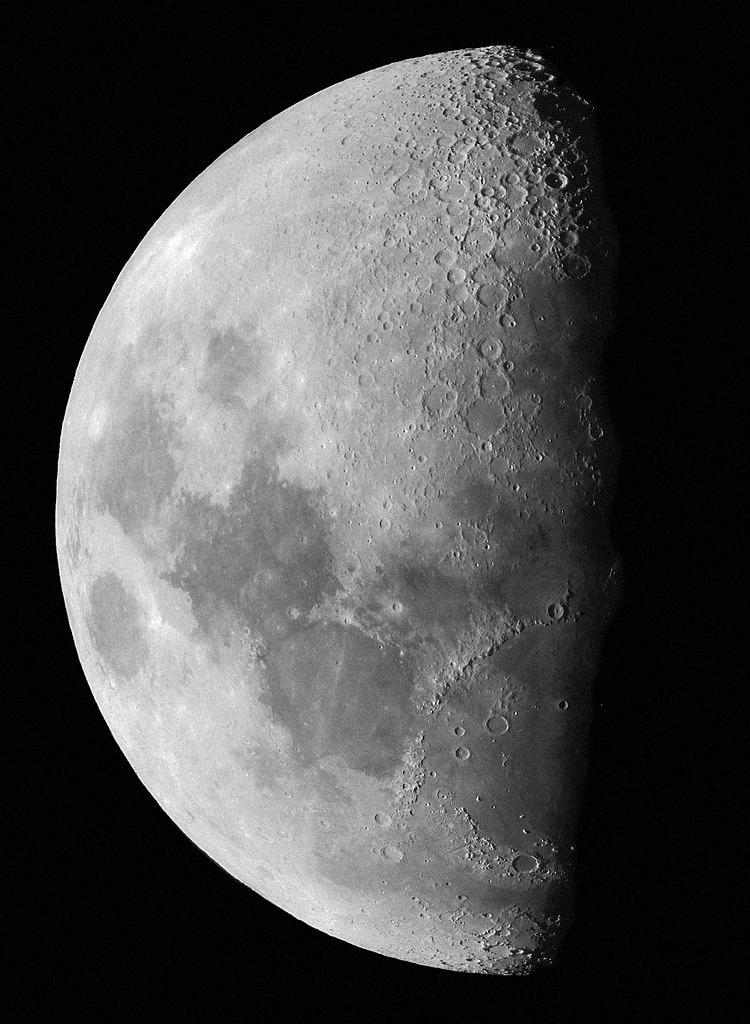
#> input picture pythonProject4/img/bt1/moon.jpg, 750 x 1024 px
$ python hw1_bt1.py
#> lines starting #> are read from the running program, lines starting #| are printed output that depends on the picture
import numpy as np
import matplotlib.pyplot as plt
import cv2 as cv2


# Create figure
plt.figure(figsize=(12, 9))

# Read original image
OG_img = cv2.imread('img/bt1/moon.jpg', cv2.IMREAD_GRAYSCALE)
#> OG_img is the input picture: shape (1024, 750); min 0, max 255, mean 75.4

# Using CLAHE
CLH = cv2.createCLAHE(clipLimit=2.0, tileGridSize=(8, 8))
enhanced_image1 = CLH.apply(OG_img)
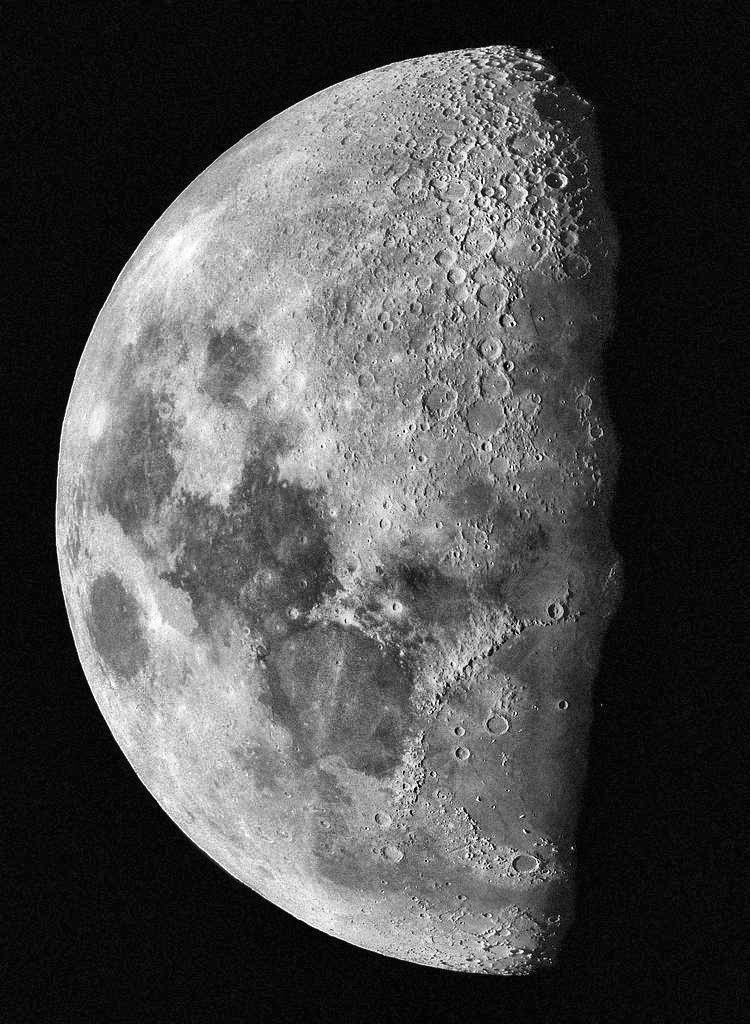
#> enhanced_image1: shape (1024, 750); min 0, max 255, mean 76.8

# Show OG image
plt.subplot(2, 2, 1)
plt.imshow(cv2.cvtColor(OG_img, cv2.COLOR_BGR2RGB))
plt.title('Original image')

# Show enhanced image
plt.subplot(2, 2, 2)
plt.imshow(cv2.cvtColor(enhanced_image1, cv2.COLOR_BGR2RGB))
plt.title('Contrast limit histogram equalization')

# Show histogram for OG image
hist_original = cv2.calcHist([OG_img], [0], None, [256], [0, 256])
#> hist_original = 256 values, max 102420 at index 2, min 51 at index 253, mean 3000
plt.subplot(2, 2, 3)
plt.bar(np.arange(256), hist_original.ravel())
plt.xlabel('Gray level')
plt.xlim([0, 255])
plt.title('Histogram of original image')

# Show histogram for enhanced image
hist_enhanced = cv2.calcHist([enhanced_image1], [0], None, [256], [0, 256])
#> hist_enhanced = 256 values, max 63524 at index 9, min 12 at index 0, mean 3000
plt.subplot(2, 2, 4)
plt.bar(np.arange(256), hist_enhanced.ravel())
plt.xlabel('Gray level')
plt.xlim([0, 255])
plt.title('Histogram of contrast limit histogram equalization')

# Show result
plt.show()
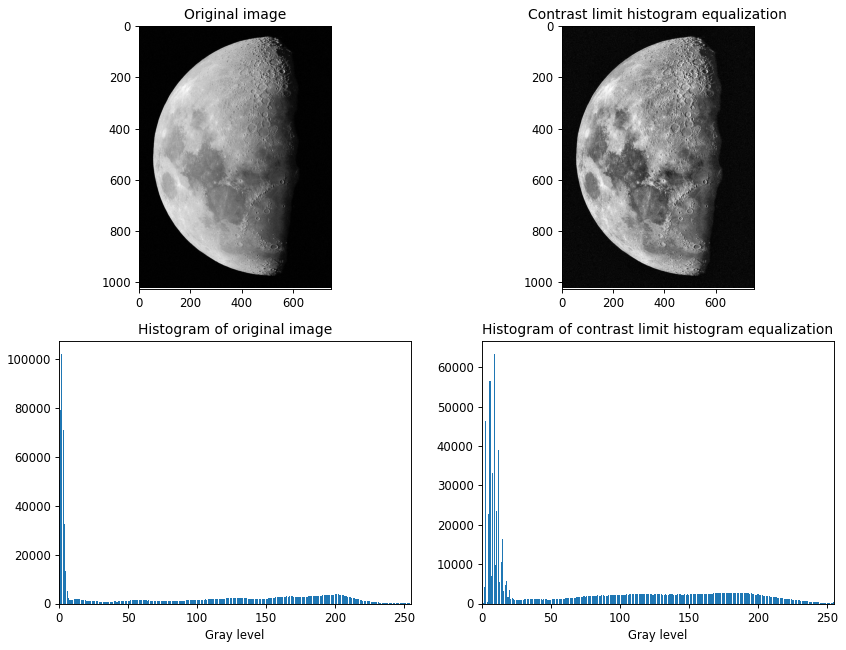
#> figure drawn by matplotlib, 4 panels; panel 3: tallest bar 102420 high, from x = 1.6 to 2.4; panel 4: tallest bar 63524 high, from x = 8.6 to 9.4

$ run again, with pythonProject4/img/bt1/parrot.jpg copied over pythonProject4/img/bt1/moon.jpg
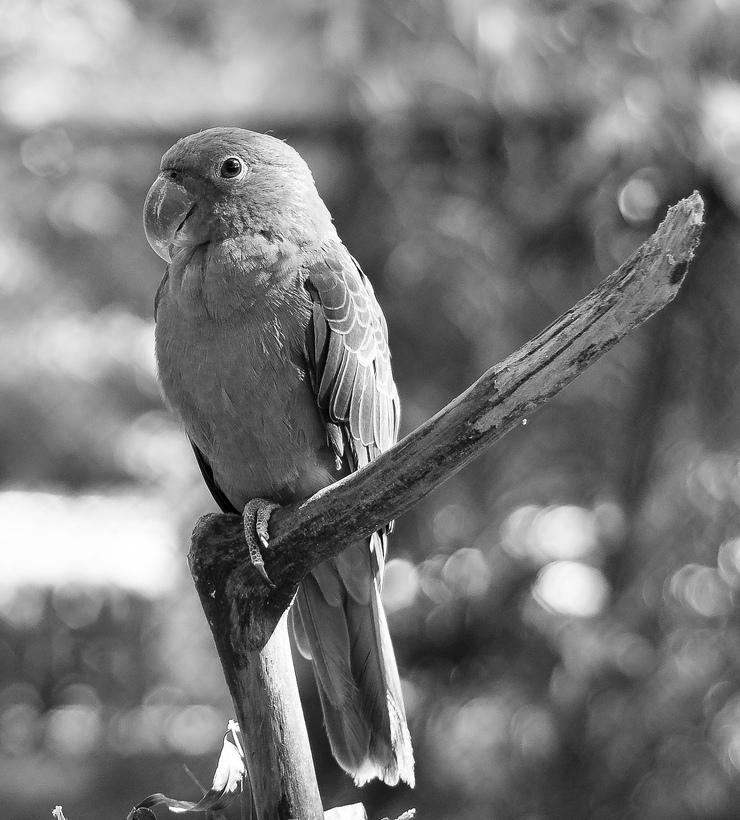
#> input picture pythonProject4/img/bt1/parrot.jpg, 740 x 820 px
#> OG_img is the input picture: shape (820, 740); min 0, max 255, mean 121.1
#> `enhanced_image1 = CLH.apply(OG_img)`:
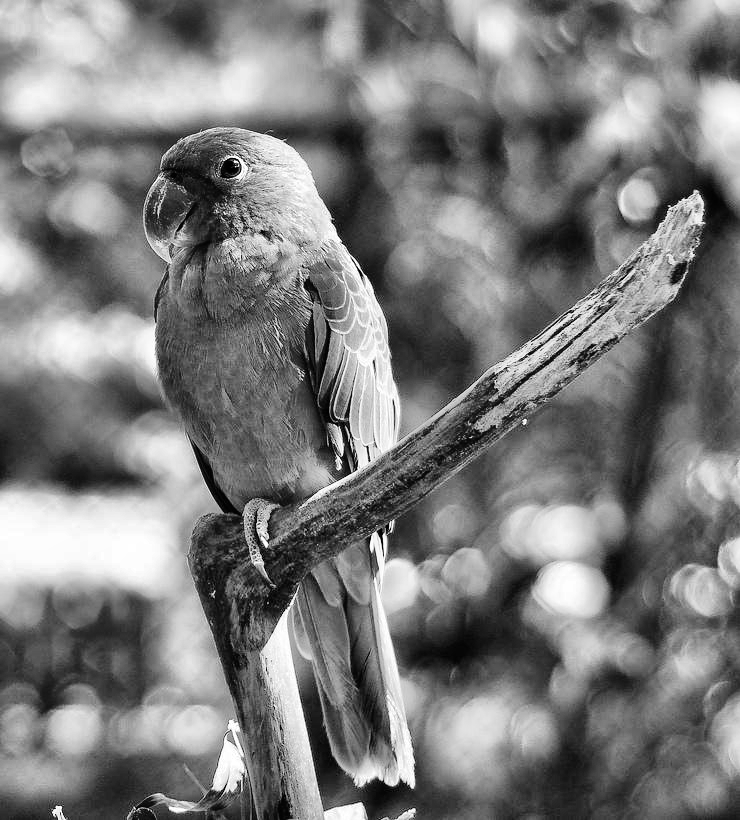
#> enhanced_image1: shape (820, 740); min 0, max 255, mean 123.9
#> hist_original = 256 values, max 5869 at index 79, min 42 at index 2, mean 2370.3
#> hist_enhanced = 256 values, max 3878 at index 96, min 61 at index 0, mean 2370.3
#> `plt.show()`:
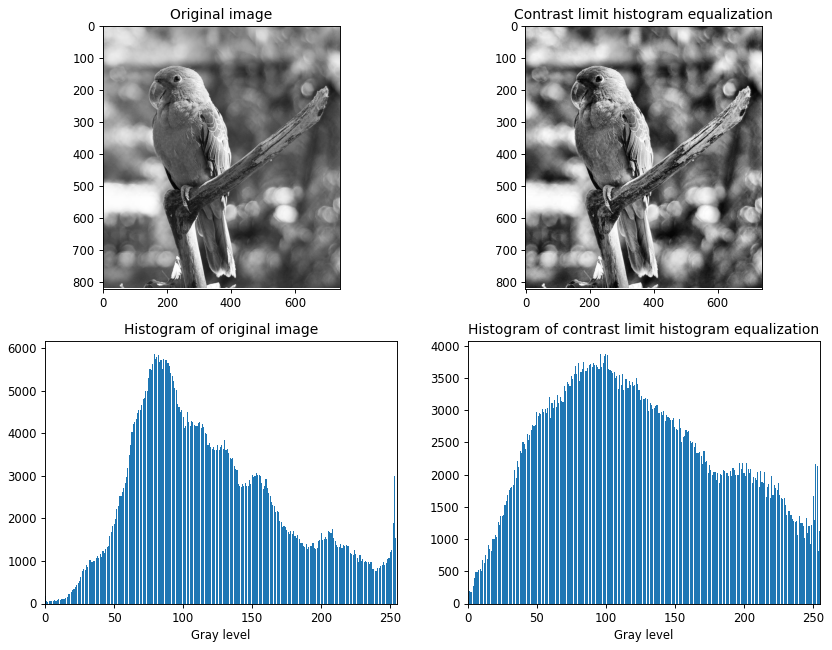
#> figure drawn by matplotlib, 4 panels; panel 3: tallest bar 5869 high, from x = 78.6 to 79.4; panel 4: tallest bar 3878 high, from x = 95.6 to 96.4
